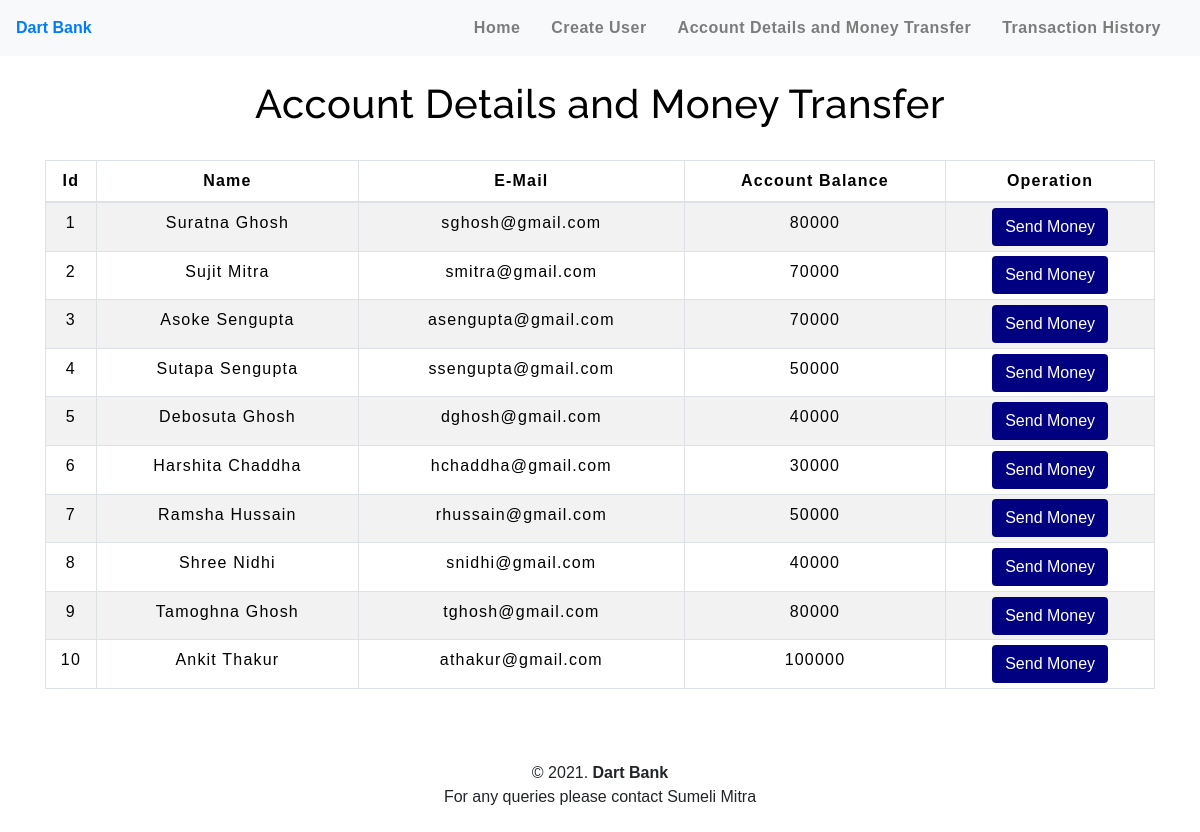
The app's page /transfermoney.php with its own data.
### tables this page shows
CREATE TABLE `users` (
  `id` int(3) NOT NULL,
  `name` text NOT NULL,
  `email` varchar(30) NOT NULL,
  `balance` int(8) NOT NULL
);

### transfermoney.php (the view, shortened to what this page needs)
<!DOCTYPE html>
<html lang="en">
<head>
    <link rel="stylesheet" href="https://maxcdn.bootstrapcdn.com/bootstrap/4.0.0/css/bootstrap.min.css">
    <link rel="stylesheet" type="text/css" href="css/table.css">
    <link rel="stylesheet" type="text/css" href="css/navbar.css">
</head>
<body style="background-color :  white;">
<?php
    include 'config.php';
    $sql = "SELECT * FROM users";
    $result = mysqli_query($conn,$sql);
?>
<?php
  include 'navbar.php';
?>
<div class="container">
        <h2 class="text-center pt-4" style="color : black;">Account Details and Money Transfer</h2>
        <br>
            <div class="row">
                <div class="col">
                    <div class="table-responsive-sm">
                    <table class="table table-hover table-sm table-striped table-condensed table-bordered" style="border-color:black;">
                        <thead style="color : black;">
                            <tr>
                            <th scope="col" class="text-center py-2">Id</th>
                            <th scope="col" class="text-center py-2">Name</th>
                            <th scope="col" class="text-center py-2">E-Mail</th>
                            <th scope="col" class="text-center py-2"> Account Balance</th>
                            <th scope="col" class="text-center py-2">Operation</th>
                            </tr>
                        </thead>
                        <tbody>
                <?php
                    while($rows=mysqli_fetch_assoc($result)){
                ?>
                    <tr style="color : black;">
                        <td class="py-2"><?php echo $rows['id'] ?></td>
                        <td class="py-2"><?php echo $rows['name']?></td>
                        <td class="py-2"><?php echo $rows['email']?></td>
                        <td class="py-2"><?php echo $rows['balance']?></td>
                        <td><a href="selecteduserdetail.php?id= <?php echo $rows['id'] ;?>"> <button type="button" class="btn" style="background-color : #000080; color: white;">Send Money</button></a></td>
                    </tr>
                <?php
                    }
                ?>
                        </tbody>
                    </table>
                    </div>
                </div>
            </div>
         </div>
         <footer class="text-center mt-5 py-2">
            <p>&copy 2021.  <b> Dart Bank </b> <br> For any queries please contact Sumeli Mitra </p>
        </footer>
</body>
</html>

### navbar.php (shortened to what this page needs)
<nav class="navbar navbar-expand-md navbar-light bg-light">
<a class="nabar-brand" href="index.php" padding: 70px; border: 1px solid #030303 ; ><b> Dart Bank </b></a>
<div class="collapse navbar-collapse" id="collapsibleNavbar">
   <ul class="navbar-nav ml-auto">
    <li class="nav-item">
     <a class="nav-link" href="index.php" padding: 70px; border: 1px solid #030303 ;><b> Home </b></a>
    </li>
    <li class="nav-item">
     <a class="nav-link" href="createuser.php" padding: 70px; border: 1px solid #030303 ;><b> Create User </b></a>
    </li>
    <li class="nav-item">
     <a class="nav-link" href="transfermoney.php"padding: 70px; border: 1px solid #030303 ; ><b> Account Details and Money Transfer</b></a>
    </li>
    <li class="nav-item">
     <a class="nav-link" href="transactionhistory.php" padding: 70px; border: 1px solid #030303 ;><b> Transaction History </b></a>
    </li>
</div>
</nav>

### table.css (style rules this page uses)
* { padding: 0; margin: 0; box-sizing: border-box; font-family: sans-serif; }
h2 { font-size: 40px; }
table { letter-spacing: 1.2px; }
td { text-align: center; }
button { border:none; background: #71DC9C; transition: 1s; }

### navbar.css (style rules this page uses)
.nav-link { margin-right: 15px; color:#2F363F; letter-spacing: 0.5px; transition: 0.5s; }
h2 { color: #4C4B4B; letter-spacing: 0.5px; font-family: raleway; }

### transfermoney.php (style rules this page uses)
button { transition: 1.5s; }

### records on screen
users: id "1", name "Suratna Ghosh", email "sghosh@gmail.com", balance "80000"
users: id "2", name "Sujit Mitra", email "smitra@gmail.com", balance "70000"
users: id "3", name "Asoke Sengupta", email "asengupta@gmail.com", balance "70000"
users: id "4", name "Sutapa Sengupta", email "ssengupta@gmail.com", balance "50000"
users: id "5", name "Debosuta Ghosh", email "dghosh@gmail.com", balance "40000"
users: id "6", name "Harshita Chaddha", email "hchaddha@gmail.com", balance "30000"
users: id "7", name "Ramsha Hussain", email "rhussain@gmail.com", balance "50000"
users: id "8", name "Shree Nidhi", email "snidhi@gmail.com", balance "40000"
users: id "9", name "Tamoghna Ghosh", email "tghosh@gmail.com", balance "80000"
users: id "10", name "Ankit Thakur", email "athakur@gmail.com", balance "100000"
